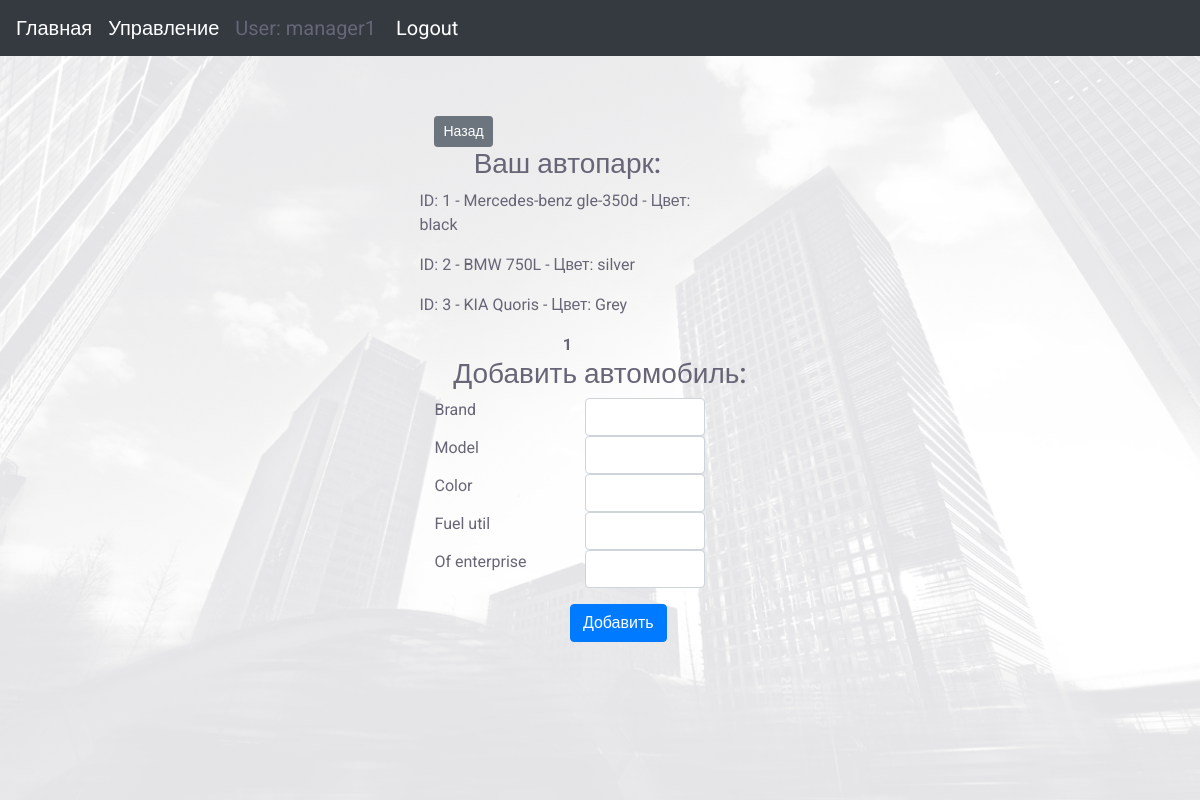
Before: /api/cars/ (signed in) with the older database file.
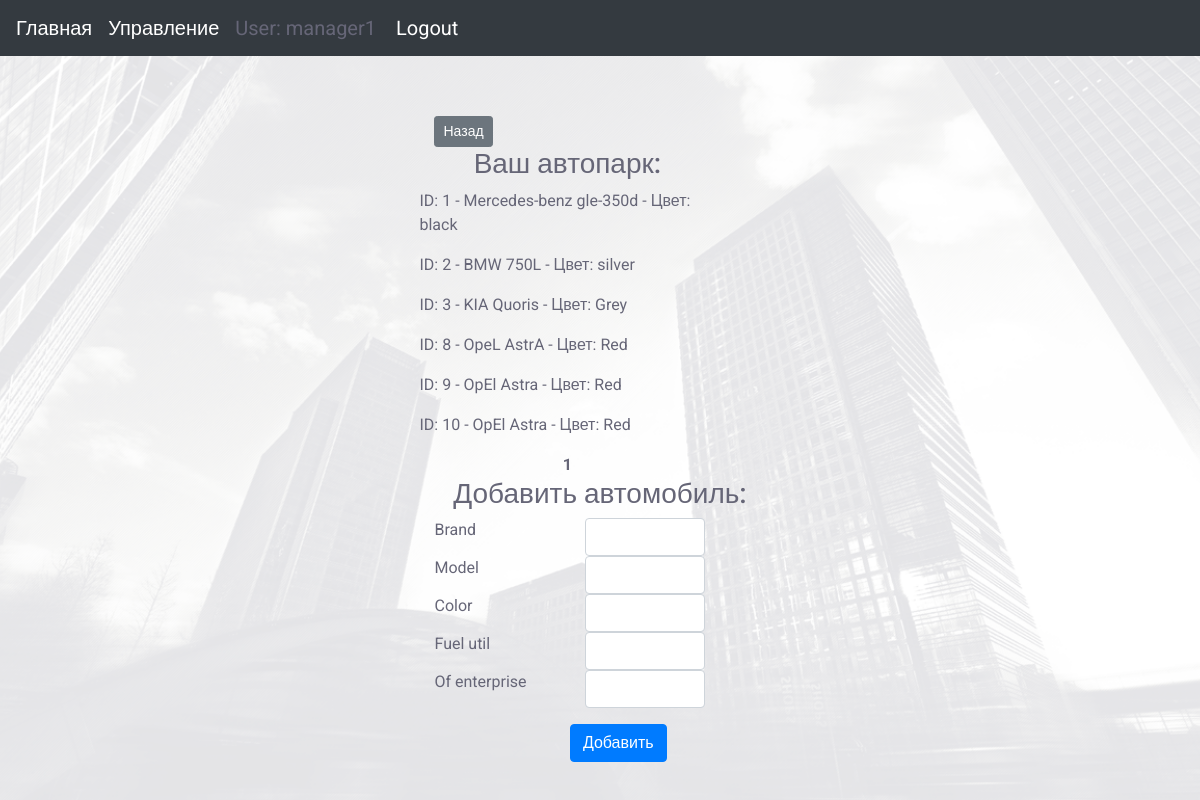
After: the same page with the newer database file.
### carcompany_app/models.py (models this page shows, shortened)
class Car(models.Model):
    brand = models.CharField(max_length=32)
    model = models.CharField(max_length=32)
    color = models.CharField(max_length=16)
    fuel_util = models.CharField(max_length=5)
    date_assembly = models.DateField(auto_now_add=True)
    of_enterprise = models.ForeignKey('Enterprise', on_delete=models.SET_NULL, null=True)

### carcompany_app/api/views.py (the view, shortened to what this page needs)
class CarView(LoginRequiredMixin, ListCreateAPIView):
    serializer_class = CarSerializer
    pagination_class = LimitOffsetPagination
    renderer_classes = [TemplateHTMLRenderer]
    template_name = 'UIcars.html'
    def get_queryset(self):
        user_name = self.request.user.username
        list_car = Car.objects.all()
        if user_name != 'admin':
            enterprise = Enterprise.objects.get(manager__username__contains=user_name)
            list_car = Car.objects.filter(of_enterprise=enterprise)
        return list_car
    queryset = get_queryset
    def get(self, request):
        queryset = self.get_queryset()
        serializer = CarSerializer(queryset, many=True)
        paginator = Paginator(queryset, 8)
        page = request.GET.get('page')
        """
        if page is not None:
            serializer = CarSerializer(page, many=True) # сериализуем данные page
            result = self.get_paginated_response(serializer.data)
            return Response(locals())
        """
        try:
            cars = paginator.page(page)
        except PageNotAnInteger:
            cars = paginator.page(1)
        except EmptyPage:
            cars = paginator.page(paginator.num_pages)
        return Response({'result': cars})
    raise_exception = True

### templates/UIcars.html (shortened to what the changed rows need)
{% extends "base_generic.html" %}
{% block content %}
            <div class="general-container">
                    <div class="col-md-12 text-left">
                        {% for item in result %}
                            <div class="col-md-10">
                                <p>ID: {{ item.id }} - {{ item.brand }} {{ item.model }} - Цвет: {{ item.color }}  </p>
                            </div>
                        {% endfor %}
                        <div class="col-md-10 text-center">
                            {% for num in result.paginator.page_range %}
                                {% if num == result.number %}
                                    <span class="current"><b>{{ num }}</b></span>
                                {% else %}
                                    <a href="?page={{ num }}"> {{ num }}</a>
                                {% endif %}
                            {% endfor %}
                        </div>
                    </div>
            </div>
{% endblock %}

Changed rows visible on the page:
added Car: id "8", brand "OpeL", model "AstrA", color "Red"
added Car: id "9", brand "OpEl", model "Astra", color "Red"
added Car: id "10", brand "OpEl", model "Astra", color "Red"
